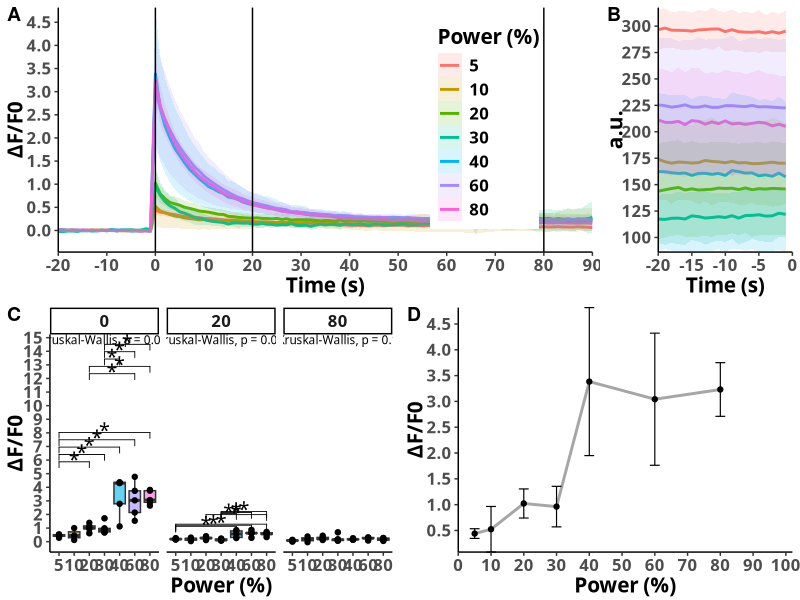

Reproduce this figure in R.
# Fluo-4 data analysis
# Copyright © 2021 Borys Olifirov
#
# Require data frame structure:
# 'cell'   cell number with date suffix
# 'rep'    number of stimulation for this cell
# 'power'  405 nm laser power
# 'time'   absolute time of frame recording, stimulation frame used as 0
# 'delta'  ΔF/F0 for int data

require(dplyr)
require(tidyr)
require(purrr)

require(rstatix)

require(ggplot2)
require(ggpubr)
require(ggsci)

setwd('/home/astria/bio/note/projects/PhD/6_2021_PIP2_HPCA_HEK/exp/11_13_2021_test_uncaging')


##### DATA PROCESSING #####
df.fluo <- read.csv('results_4_10.csv') %>%
           rbind(read.csv('results_29_09.csv')) %>%
           rbind(read.csv('results_13_11.csv')) %>%
           mutate(power = as.factor(power)) %>%
           filter(power != '90'&
                  power != '95' &
                  power != '100') %>%
           droplevels()

df.fluo.abs.baseline <- df.fluo %>%
                        select(power, time, int) %>%
                        filter(time < 0) %>%
                        group_by(time, power) %>%
                        summarise_all(list(mean, sd), na.rm = TRUE) %>%
                        rename(mean = fn1, sd = fn2) %>%
                        ungroup()

df.fluo.mean <- df.fluo %>%
                select(power, time, delta) %>%
                group_by(time, power) %>%
                summarise_all(list(mean, sd), na.rm = TRUE) %>%
                rename(mean = fn1, sd = fn2) %>%
                ungroup()

time.list <- c(0, 20, 80)
df.fluo.crop <- df.fluo %>%
  select(power, delta, time) %>%
  filter(time %in% time.list) %>%
  group_by(time) %>%
  unique() %>%
  ungroup()

df.fluo.stat.group <- df.fluo.crop %>%
  group_by(time) %>%
  kruskal_test(delta ~ power) %>%
  add_significance("p")

# Bonferoni-Holm adjastment
# https://www.statisticshowto.com/holm-bonferroni-method/
df.fluo.stat.pair <- df.fluo.crop %>%
  group_by(time) %>%
  pairwise_wilcox_test(delta ~ power,
                       p.adjust.method = 'BH') %>%
  add_xy_position(fun = "mean_sd", scales = 'free') %>%
  filter(p.adj.signif != 'ns')


##### GLOBAL PLOT OPTIONS #####
font_family <- "ubuntu mono"
font_size <- 15

line_size <- 1
line_size_light <- 1.5

# https://drsimonj.svbtle.com/creating-corporate-colour-palettes-for-ggplot2
# '#121212', '#FF1C1C', '#0051F2', '#FFE20A', '#219900', '#FF7B08', '#008F8C', '#B02179', '#A6A6A6'
palette <- c('#121212', '#FF1C1C', '#0051F2', '#FFE20A', '#219900', '#FF7B08', '#008F8C', '#B02179', '#A6A6A6')

power.list <- levels(df.fluo$power)
col.list <- palette[1:length(power.list)]
names(col.list) <- power.list


##### PLOT #####
# line plot
line.plt <- ggplot(df.fluo.mean) +
  geom_line(aes(x = time, y = mean, colour = power),
            size = line_size) +
  geom_ribbon(aes(x = time,
                  ymin = mean-sd,
                  ymax = mean+sd,
                  fill = power,
                  colour = power),
              alpha=.15,
              size=0) +
  geom_vline(xintercept = time.list) +
  scale_x_continuous(name = 'Time (s)',
                     limits = c(-20, 90),
                     breaks = seq(-100, 100, 10),
                     expand = c(0,0)) +
  scale_y_continuous(name = 'ΔF/F0',
                     breaks = seq(-100, 100, .5),
                     expand = c(0,0)) +
  labs(colour = 'Power (%)', fill='Power (%)') +
  theme_classic() +
  theme(legend.position = c(.90, .95),
        legend.justification = c("right", "top"),
        text = element_text(family=font_family, face="bold", size=font_size))


# abs intensity line plot
abs.plt <- ggplot(df.fluo.abs.baseline) +
  geom_line(aes(x = time, y = mean, colour = power),
            size = line_size) +
  geom_ribbon(aes(x = time,
                  ymin = mean-sd,
                  ymax = mean+sd,
                  fill = power,
                  colour = power),
              alpha=.15,
              size=0) +
  scale_x_continuous(name = 'Time (s)',
                     limits = c(-20, 0),
                     breaks = seq(-100, 100, 5),
                     expand = c(0,0)) +
  scale_y_continuous(name = 'a.u.',
                     # limits = c(50, 250),
                     breaks = seq(-100, 500, 25),
                     expand = c(0,0)) +
  labs(colour = 'Power (%)', fill='Power (%)') +
  theme_classic() +
  theme(legend.position = 'none',
        text = element_text(family=font_family, face="bold", size=font_size))


# https://www.datanovia.com/en/blog/how-to-add-p-values-to-ggplot-facets/
# boxplot          
point.box <- ggplot(df.fluo.crop, aes(x = power, y = delta)) +
  geom_boxplot(aes(fill = power), alpha = .6) +
  geom_point() +
  facet_grid(cols = vars(as.factor(time))) +
  labs(fill = 'Power (%)',
       x = 'Power (%)',
       y = 'ΔF/F0') +
  scale_y_continuous(breaks = seq(-100, 100, 1)) +
  theme_classic() +
  theme(legend.position = 'none',
        text = element_text(family=font_family, face="bold", size=font_size)) +
  stat_pvalue_manual(df.fluo.stat.pair, label = 'p.adj.signif',
                     family=font_family, size = 5) +
  stat_compare_means(family=font_family, size=3,
                     label.x = 1.7)


# dose-dep plot
dd.plt <- ggplot(df.fluo.mean %>%
       filter(time == '0') %>%
       select(power, mean, sd) %>%
       mutate(power = as.numeric(as.character(power))),
       aes(x = power, y = mean)) +
  geom_line(size = line_size, colour = '#A6A6A6') +
  geom_point() +
  geom_errorbar(aes(ymin = mean-sd,
                    ymax = mean+sd),
                size=.4,
                width=3) +
  scale_x_continuous(name = 'Power (%)',
                     limits = c(0, 102),
                     breaks = seq(0, 100, 10),
                     expand = c(0,0)) +
  scale_y_continuous(name = 'ΔF/F0',
                     # limits = c(0, 4.75),
                     breaks = seq(-100, 100, .5),
                     expand = c(0,0)) +
  theme_classic() +
  theme(text = element_text(family=font_family, face="bold", size=font_size))


# combine plot
line.abs <- ggarrange(line.plt, abs.plt, 
                     labels = c("A", "B"),
                     ncol = 2, nrow = 1,
                     widths=c(0.75, 0.25))

box.dd <- ggarrange(point.box, dd.plt,
                    labels = c("C", "D"),
                    ncol = 2, nrow = 1)

fin.plt <- ggarrange(line.abs, box.dd,
                     ncol = 1, nrow = 2)

ggsave('fin_plt.png',
       fin.plt,
       width = 14,
       height = 8)
